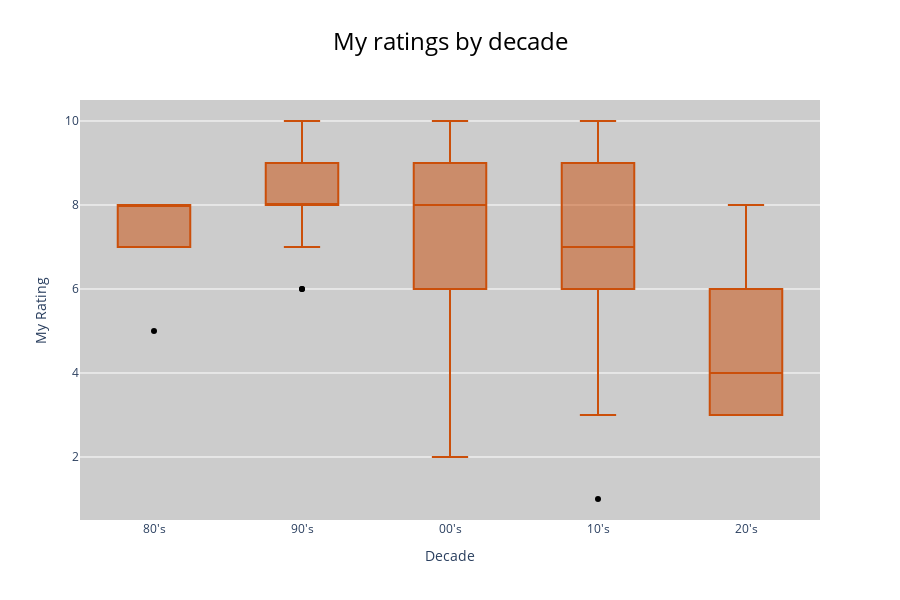

Notebook cell for this chart:
### Code cell
# plotly box/whisker1
# x is decade y is my rating

df.sort_values('Year', inplace=True)
fig = go.Figure(data=go.Box(x=df['Decade'],
                    y=df['Your Rating'],
                    marker=dict( 
                        color='#000000'
                    ),
                    line=dict(color='#CB4F0A')
                ))
fig.update_layout(
    plot_bgcolor='#cccccc',
    title=dict(
        text='My ratings by decade',
        font=dict(
            size=24,
            color='#000000'
        ),
        x=.5
    ),
    xaxis=dict(
        title='Decade'
    ),
    yaxis=dict(
        title='My Rating'
    ),
    width=900,
    height=600
)
fig.show()
# plotly.offline.plot(fig, filename='3-13-20-boxandwhisker1.html')
# Originally run with 'https://github.com/ethanfuerst/imdb_ratings/blob/226cfa35e9f54639c2e5a042ac60bea2a2ffc0f7/ratings.csv'
# pio.write_html(fig, file='3-3-20-boxandwhisker1.html', auto_open=True)
# fig.write_image("3-13-20-boxandwhisker1.png")

### Figure 1 — Plotly figure (JSON) as saved in the notebook; plotly's stock layout.template omitted (floating-point values rounded to 4 significant figures; data arrays with more than 128 entries replaced by an {"elided": "..."} marker saying what was removed)
{"data": [{"line": {"color": "#CB4F0A"}, "marker": {"color": "#000000"}, "type": "box", "x": {"elided": "222 str values"}, "y": {"elided": "222 int values"}}], "layout": {"height": 600, "plot_bgcolor": "#cccccc", "title": {"font": {"color": "#000000", "size": 24}, "text": "My ratings by decade", "x": 0.5}, "width": 900, "xaxis": {"title": {"text": "Decade"}}, "yaxis": {"title": {"text": "My Rating"}}}}
